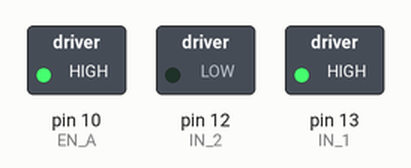
Simulated run of this sketch. Board: Arduino Uno, built with avr-gcc and run on an emulated ATmega328P. Parts: switched loads named in the sketch (green lamp = pin HIGH).

Above: at 0.1 s.
Timing chart, 0 to 1.6 s (numbered marks = the images above):
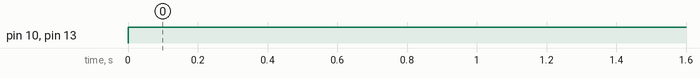

The sketch:

L298N.ino
```cpp
int analog_pin = 5;

//controles L298N
int IN_1 = 13;
int IN_2 = 12;
int EN_A = 10;

void setup() {
  // put your setup code here, to run once:

  pinMode(analog_pin,INPUT);

  // Configuration des ports en mode "sortie"
  pinMode(IN_1,OUTPUT);
  pinMode(IN_2,OUTPUT);
  pinMode(EN_A,OUTPUT);


  Serial.begin(9600);
}

void loop() {

  analogWrite(EN_A,255);
  digitalWrite(IN_1,HIGH);
  digitalWrite(IN_2,LOW);
  delay(1000);
}


//faire une masse globale
//éviter la sortie 9
```

Measured:
- by itself, pin 10 (EN_A), pin 13 (IN_1): LOW → HIGH at 0.00 s
